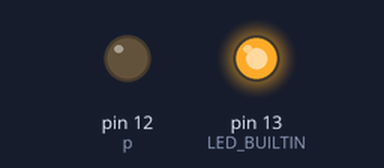
A sketch run on a simulated Arduino Uno, built with avr-gcc and run on an emulated ATmega328P. Parts: output pins drawn as LEDs (lit = HIGH).

Above: at 0.5 s.
At 2.5 s:
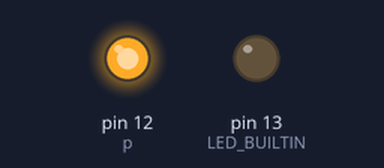
At 3.5 s:
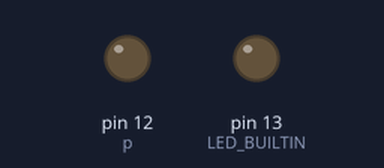
Timing chart, 0 to 5.2 s (numbered marks = the images above):
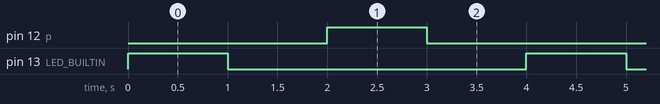

Measured:
- by itself, pin 12 (p), pin 13 (LED_BUILTIN): alternates HIGH for 1.0 s and LOW for 3.0 s
- by itself, everything shown: repeats every 4.0 s, in 4 steps

The sketch:

led-blinking.ino
```cpp
int p = 12;
void setup()
{
  pinMode(LED_BUILTIN, OUTPUT);
  pinMode(p, OUTPUT);
}

void loop()
{
  digitalWrite(LED_BUILTIN, HIGH);
  delay(1000); // Wait for 1000 millisecond(s)
  digitalWrite(LED_BUILTIN, LOW);
  delay(1000); // Wait for 1000 millisecond(s)

  digitalWrite(p, HIGH);
  delay(1000); // Wait for 1000 millisecond(s)
  digitalWrite(p, LOW);
  delay(1000);
}
```
